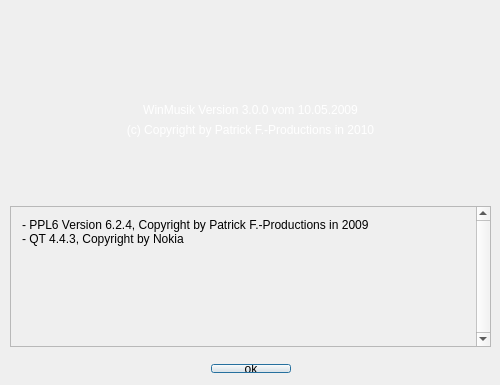
<?xml version="1.0" encoding="UTF-8"?>
<ui version="4.0">
 <class>AboutClass</class>
 <widget class="QDialog" name="AboutClass">
  <property name="geometry">
   <rect>
    <x>0</x>
    <y>0</y>
    <width>500</width>
    <height>385</height>
   </rect>
  </property>
  <property name="minimumSize">
   <size>
    <width>500</width>
    <height>385</height>
   </size>
  </property>
  <property name="maximumSize">
   <size>
    <width>500</width>
    <height>385</height>
   </size>
  </property>
  <property name="windowTitle">
   <string>About</string>
  </property>
  <property name="styleSheet">
   <string notr="true"/>
  </property>
  <widget class="QLabel" name="label">
   <property name="geometry">
    <rect>
     <x>0</x>
     <y>0</y>
     <width>501</width>
     <height>301</height>
    </rect>
   </property>
   <property name="text">
    <string/>
   </property>
   <property name="pixmap">
    <pixmap resource="../resources.qrc">:/other/resources/aboutbg.png</pixmap>
   </property>
  </widget>
  <widget class="QLabel" name="wmVersion">
   <property name="geometry">
    <rect>
     <x>0</x>
     <y>100</y>
     <width>501</width>
     <height>20</height>
    </rect>
   </property>
   <property name="palette">
    <palette>
     <active>
      <colorrole role="WindowText">
       <brush brushstyle="SolidPattern">
        <color alpha="255">
         <red>255</red>
         <green>255</green>
         <blue>255</blue>
        </color>
       </brush>
      </colorrole>
      <colorrole role="Text">
       <brush brushstyle="SolidPattern">
        <color alpha="255">
         <red>255</red>
         <green>255</green>
         <blue>255</blue>
        </color>
       </brush>
      </colorrole>
      <colorrole role="ButtonText">
       <brush brushstyle="SolidPattern">
        <color alpha="255">
         <red>255</red>
         <green>255</green>
         <blue>255</blue>
        </color>
       </brush>
      </colorrole>
     </active>
     <inactive>
      <colorrole role="WindowText">
       <brush brushstyle="SolidPattern">
        <color alpha="255">
         <red>255</red>
         <green>255</green>
         <blue>255</blue>
        </color>
       </brush>
      </colorrole>
      <colorrole role="Text">
       <brush brushstyle="SolidPattern">
        <color alpha="255">
         <red>255</red>
         <green>255</green>
         <blue>255</blue>
        </color>
       </brush>
      </colorrole>
      <colorrole role="ButtonText">
       <brush brushstyle="SolidPattern">
        <color alpha="255">
         <red>255</red>
         <green>255</green>
         <blue>255</blue>
        </color>
       </brush>
      </colorrole>
     </inactive>
     <disabled>
      <colorrole role="WindowText">
       <brush brushstyle="SolidPattern">
        <color alpha="255">
         <red>255</red>
         <green>255</green>
         <blue>255</blue>
        </color>
       </brush>
      </colorrole>
      <colorrole role="Text">
       <brush brushstyle="SolidPattern">
        <color alpha="255">
         <red>255</red>
         <green>255</green>
         <blue>255</blue>
        </color>
       </brush>
      </colorrole>
      <colorrole role="ButtonText">
       <brush brushstyle="SolidPattern">
        <color alpha="255">
         <red>255</red>
         <green>255</green>
         <blue>255</blue>
        </color>
       </brush>
      </colorrole>
     </disabled>
    </palette>
   </property>
   <property name="styleSheet">
    <string>color: white;</string>
   </property>
   <property name="text">
    <string>WinMusik Version 3.0.0 vom 10.05.2009</string>
   </property>
   <property name="alignment">
    <set>Qt::AlignCenter</set>
   </property>
  </widget>
  <widget class="QLabel" name="wmCopyright">
   <property name="geometry">
    <rect>
     <x>0</x>
     <y>120</y>
     <width>501</width>
     <height>20</height>
    </rect>
   </property>
   <property name="styleSheet">
    <string>color: white;</string>
   </property>
   <property name="text">
    <string>(c) Copyright by Patrick F.-Productions in 2010</string>
   </property>
   <property name="alignment">
    <set>Qt::AlignCenter</set>
   </property>
  </widget>
  <widget class="QWidget" name="horizontalLayoutWidget">
   <property name="geometry">
    <rect>
     <x>0</x>
     <y>353</y>
     <width>501</width>
     <height>31</height>
    </rect>
   </property>
   <layout class="QHBoxLayout" name="horizontalLayout">
    <item>
     <spacer name="horizontalSpacer">
      <property name="orientation">
       <enum>Qt::Horizontal</enum>
      </property>
      <property name="sizeHint" stdset="0">
       <size>
        <width>40</width>
        <height>20</height>
       </size>
      </property>
     </spacer>
    </item>
    <item>
     <widget class="QPushButton" name="okButton">
      <property name="styleSheet">
       <string notr="true"/>
      </property>
      <property name="text">
       <string>ok</string>
      </property>
      <property name="icon">
       <iconset resource="../resources.qrc">
        <normaloff>:/icons/resources/button_ok.png</normaloff>:/icons/resources/button_ok.png</iconset>
      </property>
     </widget>
    </item>
    <item>
     <spacer name="horizontalSpacer_2">
      <property name="orientation">
       <enum>Qt::Horizontal</enum>
      </property>
      <property name="sizeHint" stdset="0">
       <size>
        <width>40</width>
        <height>20</height>
       </size>
      </property>
     </spacer>
    </item>
   </layout>
  </widget>
  <widget class="QScrollArea" name="scrollArea">
   <property name="geometry">
    <rect>
     <x>10</x>
     <y>206</y>
     <width>481</width>
     <height>141</height>
    </rect>
   </property>
   <property name="autoFillBackground">
    <bool>false</bool>
   </property>
   <property name="frameShape">
    <enum>QFrame::StyledPanel</enum>
   </property>
   <property name="frameShadow">
    <enum>QFrame::Sunken</enum>
   </property>
   <property name="lineWidth">
    <number>1</number>
   </property>
   <property name="midLineWidth">
    <number>0</number>
   </property>
   <property name="verticalScrollBarPolicy">
    <enum>Qt::ScrollBarAlwaysOn</enum>
   </property>
   <property name="widgetResizable">
    <bool>true</bool>
   </property>
   <widget class="QWidget" name="scrollAreaWidgetContents">
    <property name="geometry">
     <rect>
      <x>0</x>
      <y>0</y>
      <width>462</width>
      <height>139</height>
     </rect>
    </property>
    <layout class="QVBoxLayout" name="verticalLayout">
     <item>
      <widget class="QLabel" name="libs">
       <property name="text">
        <string>- PPL6 Version 6.2.4, Copyright by Patrick F.-Productions in 2009
- QT 4.4.3, Copyright by Nokia
</string>
       </property>
       <property name="scaledContents">
        <bool>false</bool>
       </property>
       <property name="alignment">
        <set>Qt::AlignLeading|Qt::AlignLeft|Qt::AlignTop</set>
       </property>
       <property name="wordWrap">
        <bool>true</bool>
       </property>
      </widget>
     </item>
    </layout>
   </widget>
  </widget>
 </widget>
 <layoutdefault spacing="6" margin="11"/>
 <resources>
  <include location="../resources.qrc"/>
  <include location="../resources.qrc"/>
  <include location="../resources.qrc"/>
  <include location="../resources.qrc"/>
  <include location="../resources.qrc"/>
  <include location="../resources.qrc"/>
  <include location="../resources.qrc"/>
  <include location="../resources.qrc"/>
  <include location="../resources.qrc"/>
  <include location="../resources.qrc"/>
 </resources>
 <connections/>
</ui>
